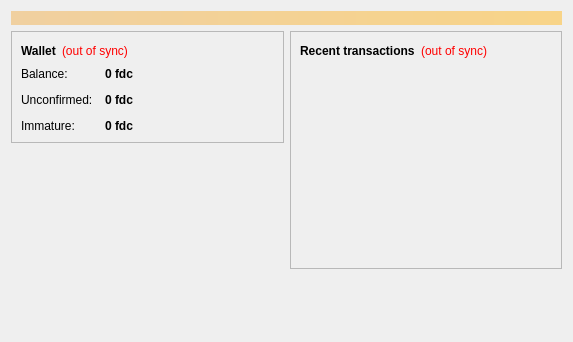
<?xml version="1.0" encoding="UTF-8"?>
<ui version="4.0">
 <class>OverviewPage</class>
 <widget class="QWidget" name="OverviewPage">
  <property name="geometry">
   <rect>
    <x>0</x>
    <y>0</y>
    <width>573</width>
    <height>342</height>
   </rect>
  </property>
  <property name="windowTitle">
   <string>Form</string>
  </property>
  <layout class="QVBoxLayout" name="topLayout">
   <item>
    <widget class="QLabel" name="labelAlerts">
     <property name="visible">
      <bool>false</bool>
     </property>
     <property name="styleSheet">
      <string notr="true">background-color: qlineargradient(x1: 0, y1: 0, x2: 1, y2: 0, stop:0 #F0D0A0, stop:1 #F8D488); color:#000000;</string>
     </property>
     <property name="wordWrap">
      <bool>true</bool>
     </property>
     <property name="margin">
      <number>3</number>
     </property>
    </widget>
   </item>
   <item>
    <layout class="QHBoxLayout" name="horizontalLayout" stretch="1,1">
     <item>
      <layout class="QVBoxLayout" name="verticalLayout_2">
       <item>
        <widget class="QFrame" name="frame">
         <property name="frameShape">
          <enum>QFrame::StyledPanel</enum>
         </property>
         <property name="frameShadow">
          <enum>QFrame::Raised</enum>
         </property>
         <layout class="QVBoxLayout" name="verticalLayout_4">
          <item>
           <layout class="QHBoxLayout" name="horizontalLayout_4">
            <item>
             <widget class="QLabel" name="label_5">
              <property name="font">
               <font>
                <weight>75</weight>
                <bold>true</bold>
               </font>
              </property>
              <property name="text">
               <string>Wallet</string>
              </property>
             </widget>
            </item>
            <item>
             <widget class="QLabel" name="labelWalletStatus">
              <property name="toolTip">
               <string>The displayed information may be out of date. Your wallet automatically synchronizes with the futuredigitalcurrency network after a connection is established, but this process has not completed yet.</string>
              </property>
              <property name="styleSheet">
               <string notr="true">QLabel { color: red; }</string>
              </property>
              <property name="text">
               <string notr="true">(out of sync)</string>
              </property>
              <property name="alignment">
               <set>Qt::AlignLeading|Qt::AlignLeft|Qt::AlignVCenter</set>
              </property>
             </widget>
            </item>
            <item>
             <spacer name="horizontalSpacer_2">
              <property name="orientation">
               <enum>Qt::Horizontal</enum>
              </property>
              <property name="sizeHint" stdset="0">
               <size>
                <width>40</width>
                <height>20</height>
               </size>
              </property>
             </spacer>
            </item>
           </layout>
          </item>
          <item>
           <layout class="QFormLayout" name="formLayout_2">
            <property name="fieldGrowthPolicy">
             <enum>QFormLayout::AllNonFixedFieldsGrow</enum>
            </property>
            <property name="horizontalSpacing">
             <number>12</number>
            </property>
            <property name="verticalSpacing">
             <number>12</number>
            </property>
            <item row="0" column="0">
             <widget class="QLabel" name="label">
              <property name="text">
               <string>Balance:</string>
              </property>
             </widget>
            </item>
            <item row="0" column="1">
             <widget class="QLabel" name="labelBalance">
              <property name="font">
               <font>
                <weight>75</weight>
                <bold>true</bold>
               </font>
              </property>
              <property name="cursor">
               <cursorShape>IBeamCursor</cursorShape>
              </property>
              <property name="toolTip">
               <string>Your current balance</string>
              </property>
              <property name="text">
               <string notr="true">0 fdc</string>
              </property>
              <property name="textInteractionFlags">
               <set>Qt::LinksAccessibleByMouse|Qt::TextSelectableByKeyboard|Qt::TextSelectableByMouse</set>
              </property>
             </widget>
            </item>
            <item row="1" column="0">
             <widget class="QLabel" name="label_3">
              <property name="text">
               <string>Unconfirmed:</string>
              </property>
             </widget>
            </item>
            <item row="1" column="1">
             <widget class="QLabel" name="labelUnconfirmed">
              <property name="font">
               <font>
                <weight>75</weight>
                <bold>true</bold>
               </font>
              </property>
              <property name="cursor">
               <cursorShape>IBeamCursor</cursorShape>
              </property>
              <property name="toolTip">
               <string>Total of transactions that have yet to be confirmed, and do not yet count toward the current balance</string>
              </property>
              <property name="text">
               <string notr="true">0 fdc</string>
              </property>
              <property name="textInteractionFlags">
               <set>Qt::LinksAccessibleByMouse|Qt::TextSelectableByKeyboard|Qt::TextSelectableByMouse</set>
              </property>
             </widget>
            </item>
            <item row="2" column="0">
             <widget class="QLabel" name="labelImmatureText">
              <property name="text">
               <string>Immature:</string>
              </property>
             </widget>
            </item>
            <item row="2" column="1">
             <widget class="QLabel" name="labelImmature">
              <property name="font">
               <font>
                <weight>75</weight>
                <bold>true</bold>
               </font>
              </property>
              <property name="toolTip">
               <string>Mined balance that has not yet matured</string>
              </property>
              <property name="text">
               <string notr="true">0 fdc</string>
              </property>
              <property name="textInteractionFlags">
               <set>Qt::LinksAccessibleByMouse|Qt::TextSelectableByKeyboard|Qt::TextSelectableByMouse</set>
              </property>
             </widget>
            </item>
           </layout>
          </item>
         </layout>
        </widget>
       </item>
       <item>
        <spacer name="verticalSpacer">
         <property name="orientation">
          <enum>Qt::Vertical</enum>
         </property>
         <property name="sizeHint" stdset="0">
          <size>
           <width>20</width>
           <height>40</height>
          </size>
         </property>
        </spacer>
       </item>
        <item>
         <widget class="QLabel" name="label_wallet_bgcoin">
          <property name="text">
           <string/>
          </property>
          <property name="pixmap">
           <pixmap resource="../bitcoin.qrc">:/images/wallet_bgcoin</pixmap>
          </property>
          <property name="scaledContents">
           <bool>false</bool>
          </property>
          <property name="alignment">
           <set>Qt::AlignCenter</set>
          </property>
          <property name="margin">
           <number>-2</number>
          </property>
         </widget>
        </item>
        <item>
         <widget class="QLabel" name="label_6">
          <property name="text">
           <string/>
          </property>
         </widget>
        </item>
      </layout>
     </item>
     <item>
      <layout class="QVBoxLayout" name="verticalLayout_3">
       <item>
        <widget class="QFrame" name="frame_2">
         <property name="frameShape">
          <enum>QFrame::StyledPanel</enum>
         </property>
         <property name="frameShadow">
          <enum>QFrame::Raised</enum>
         </property>
         <layout class="QVBoxLayout" name="verticalLayout">
          <item>
           <layout class="QHBoxLayout" name="horizontalLayout_2">
            <item>
             <widget class="QLabel" name="label_4">
              <property name="text">
               <string>&lt;b&gt;Recent transactions&lt;/b&gt;</string>
              </property>
             </widget>
            </item>
            <item>
             <widget class="QLabel" name="labelTransactionsStatus">
              <property name="toolTip">
               <string>The displayed information may be out of date. Your wallet automatically synchronizes with the futuredigitalcurrency network after a connection is established, but this process has not completed yet.</string>
              </property>
              <property name="styleSheet">
               <string notr="true">QLabel { color: red; }</string>
              </property>
              <property name="text">
               <string notr="true">(out of sync)</string>
              </property>
              <property name="alignment">
               <set>Qt::AlignRight|Qt::AlignTrailing|Qt::AlignVCenter</set>
              </property>
             </widget>
            </item>
            <item>
             <spacer name="horizontalSpacer">
              <property name="orientation">
               <enum>Qt::Horizontal</enum>
              </property>
              <property name="sizeHint" stdset="0">
               <size>
                <width>40</width>
                <height>20</height>
               </size>
              </property>
             </spacer>
            </item>
           </layout>
          </item>
          <item>
           <widget class="QListView" name="listTransactions">
            <property name="styleSheet">
             <string notr="true">QListView { background: transparent; }</string>
            </property>
            <property name="frameShape">
             <enum>QFrame::NoFrame</enum>
            </property>
            <property name="verticalScrollBarPolicy">
             <enum>Qt::ScrollBarAlwaysOff</enum>
            </property>
            <property name="horizontalScrollBarPolicy">
             <enum>Qt::ScrollBarAlwaysOff</enum>
            </property>
            <property name="selectionMode">
             <enum>QAbstractItemView::NoSelection</enum>
            </property>
           </widget>
          </item>
         </layout>
        </widget>
       </item>
       <item>
        <spacer name="verticalSpacer_2">
         <property name="orientation">
          <enum>Qt::Vertical</enum>
         </property>
         <property name="sizeHint" stdset="0">
          <size>
           <width>20</width>
           <height>40</height>
          </size>
         </property>
        </spacer>
       </item>
      </layout>
     </item>
    </layout>
   </item>
  </layout>
 </widget>
 <resources/>
 <connections/>
</ui>
